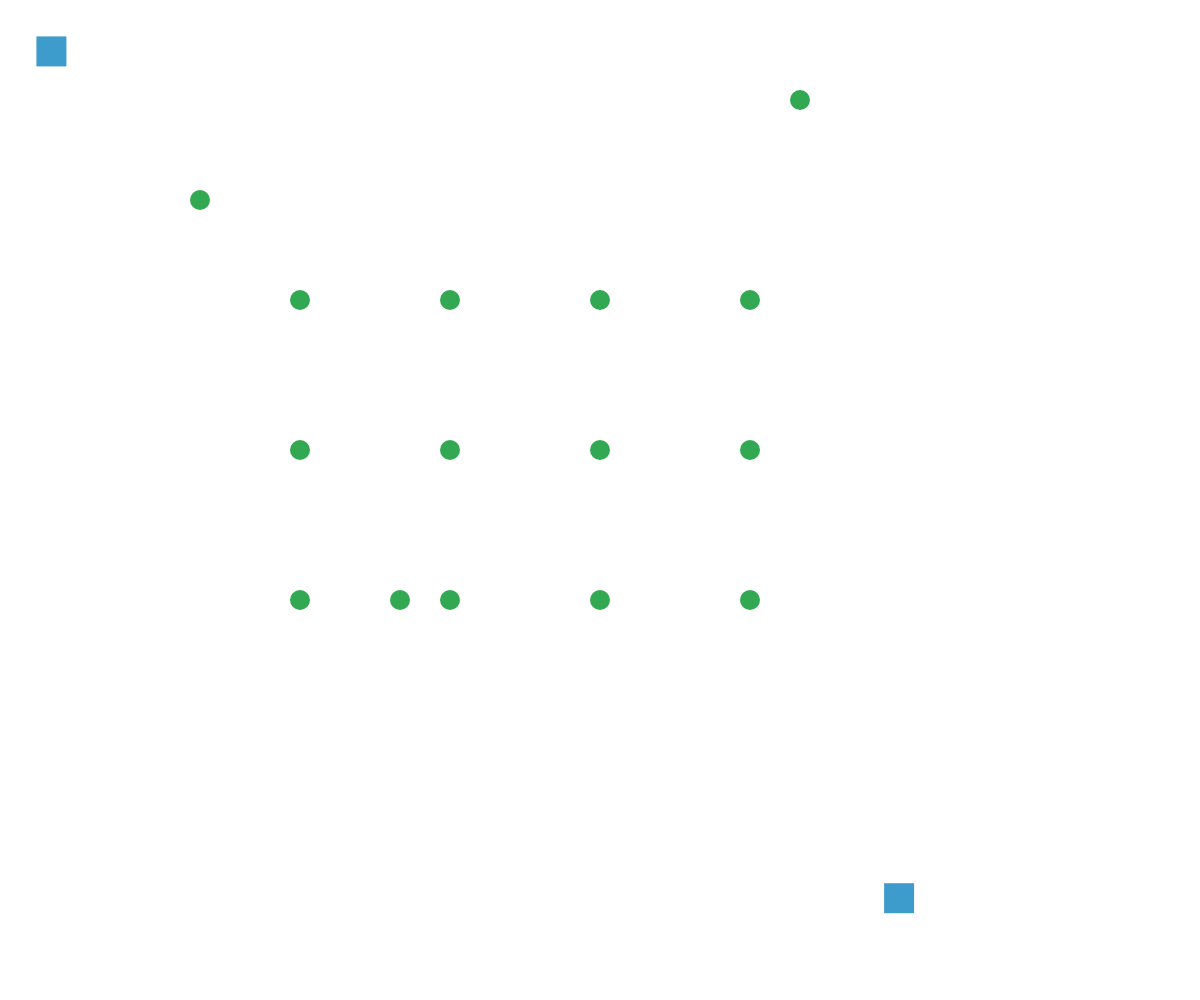
Frame 1 (no input)
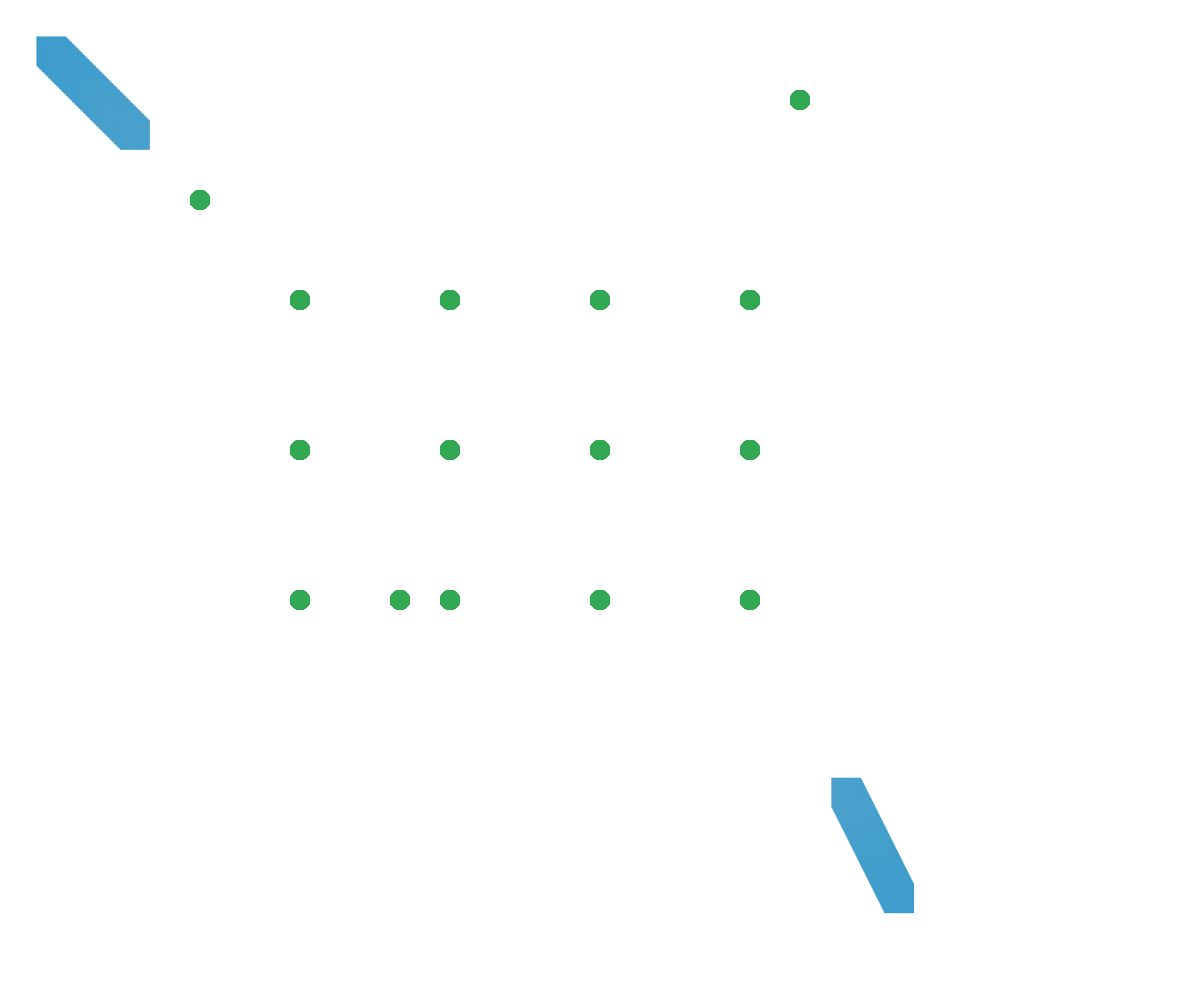
Frame 60 (no input)
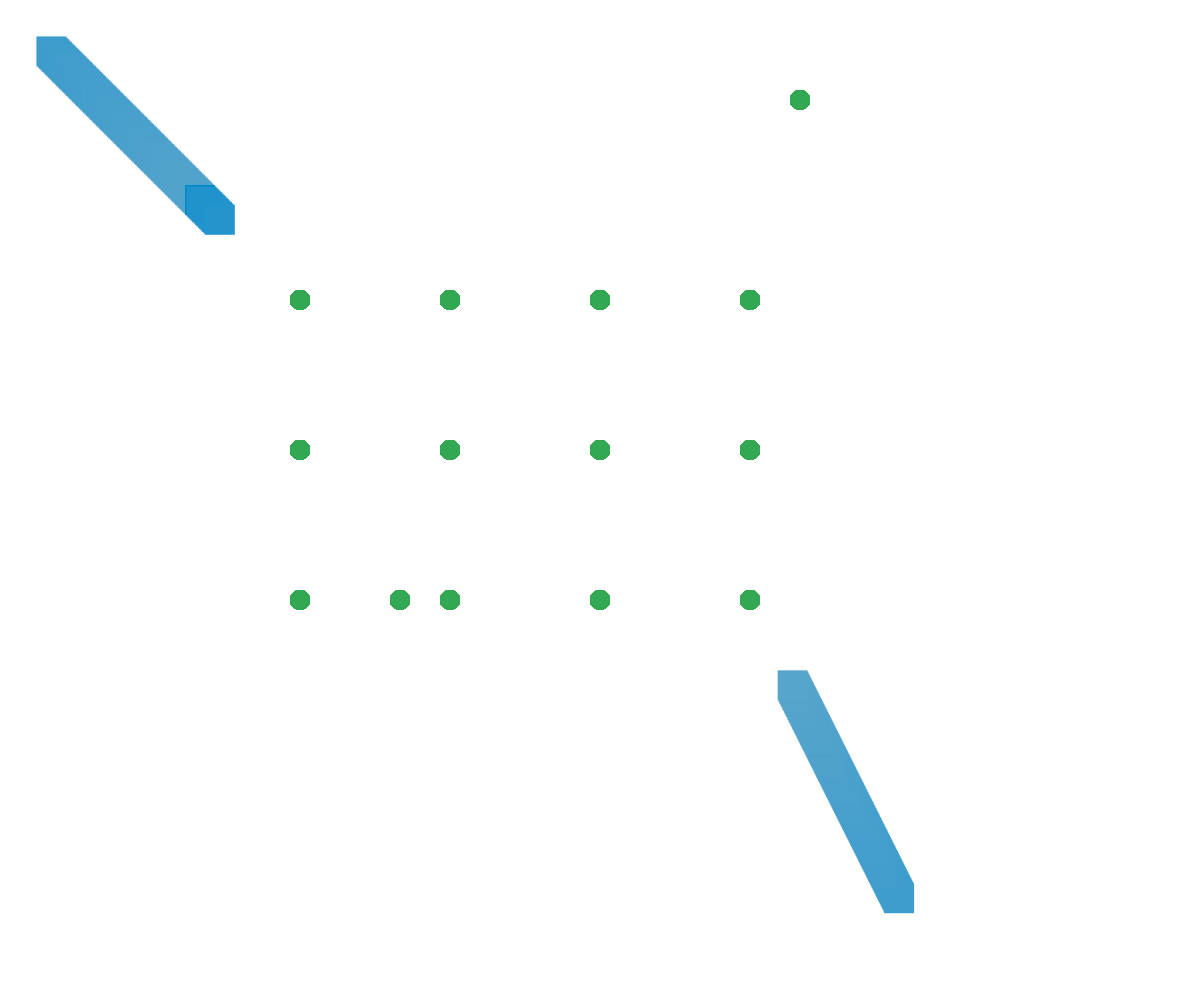
Frame 120 (the mouse pressed at the canvas centre since frame 60)

The p5.js sketch that drew these frames (run headless with seeded random() and noise() and a simulated clock; from frame 60 on, the mouse is pressed at the canvas centre):

// p5.js sketch
// ── sketch.js



let herbages = [];
let preys = [];
let predators = [];



function setup() {
    cnv = createCanvas(windowWidth, windowHeight);
    frameRate(120);
    

    let unit = windowWidth/8;
    for (let x = unit*2; x <= windowWidth - 400; x += unit) {
        for (let y = unit*2; y <= windowHeight - 400; y += unit) {
            herbages.push(new herbage(x, y, 1));
        }
    }
    
    herbages.push(new herbage (200,200, 1));
    herbages.push(new herbage (400,600, 1));
    herbages.push(new herbage (800,100, 1));
    
    preys.push(new prey (50,50));
    preys.push(new prey (900,900));
    
    //predators.push(new predator(600,600));
    //predators.push(new predator(800,600));
    
}

function draw() {
    //background('white');

    for (let i = 0; i < herbages.length; i++) {
        
        if (herbages[i].regrows <= 0) {
            herbages.splice(i,1);
        } else {
            herbages[i].update();
            herbages[i].show();
        }
        

    }
    

    for (let i = 0; i < preys.length; i++) {
        if (preys[i].isDead()) {
            preys.splice(i,1);
        } else {
            preys[i].update();
            preys[i].show();
        }
    }
    
    for (let i = 0; i < predators.length; i++) {
        if (predators[i].isDead()) {
            predators.splice(i,1);
        } else {
            predators[i].update();
            predators[i].show();
        }
    }
    
}

class animal {
    isDead() {
        if (this.hunger <= 0) {
            return (true);
        } else {
            return (false);
        }
    }
}

class predator extends animal {
    constructor(x, y) {
        super(x, y);
        this.pos = createVector(x, y);
        this.speed = 0.3;
        this.hunger = 100;
    }
    
    update() {
        
        if (this.hunger > 0) {
            this.hunger -= 0.12;
        }
        
        if (this.hunger <= 0) {
            console.log('predator died');
        } else {
            
            let direction = createVector(0,0);
            let distance = 10000000000000000;
            
            for (let prey of preys) {
                if (prey.isDead() == false) {

                    if (this.pos.dist(prey.pos) < distance) {
                        distance  = this.pos.dist(prey.pos);
                        direction = p5.Vector.sub(prey.pos,  this.pos);

                        if (direction.mag() > 1) { //so this probably shouldnt be here but we access to which prey the predator is touching
                            direction.normalize();
                            direction.mult(this.speed);

                        } else {
                            this.hunger += 25;
                            prey.hunger = 0;
                        }
                    }
                }
                this.pos.add(direction);
            }
            
        }   
    
    }
    
    show() {
        push();
        rectMode(RADIUS);
        colorMode(HSB)
        
        let colour = color(20, this.hunger, 70);

        fill(colour);
        translate(this.pos.x, this.pos.y);
        rotate(PI/4);
        translate(-this.pos.x, -this.pos.y);
        rect(this.pos.x, this.pos.y, 19);
        pop();
    }
    
}


class prey extends animal {
    constructor(x, y) {
        super(x, y);
        this.pos = createVector(x,y);
        this.speed = 2;
        this.hunger = 70; //when reaches 0 it dies, rip
    }
    
    update() {
        
        if (this.hunger >= 100) {
            herbages.push(new herbage(this.pos.x, this.pos.y, 0));
            this.hunger -= 30;
        }
        
        if (this.hunger > 0) {
            this.hunger -= 0.1;
        }
        
        if (this.hunger <= 0) {
            console.log('prey died');
        } else {
            let Hdirection = createVector(0,0);
            
            let Pdirection = createVector(0,0);
            
            let distance = 10000000000000000;

            
            for (let predator of predators) {
                if (this.pos.dist(predator.pos) <= 100) {
                    let v = createVector(0,0);
                    v.add(p5.Vector.normalize(p5.Vector.sub(this.pos, predator.pos)));
                    v.mult(((100 - this.pos.dist(predator.pos))-1) / 100)
                    Pdirection.add(v.mult(this.speed) );
                      
                }
            }

            //moving towards herbs
            for (let herb of herbages) {
                if (herb.growth >= 1) {
                    if (this.pos.dist(herb.pos) < distance) {
                        distance  = this.pos.dist(herb.pos);
                        Hdirection = p5.Vector.sub(herb.pos,  this.pos)

                        if (Hdirection.mag() > 2.5) { //so this probably shouldnt be here but we access to which herb the prey is touching
                            Hdirection.normalize();
                            Hdirection.mult(this.speed);

                        } else {
                            this.hunger += 55;
                            herb.growth = 0;
                            herb.regrows -= 1;
                            print(herb.regrows)
                        }


                    }
                }

            }



            this.pos.add(Pdirection);
            this.pos.add(Hdirection);
        }
        

        
    }
    
    show() {
        rectMode(RADIUS);
        colorMode(HSB)
        let colour = color(200, this.hunger, 80);

        fill(colour);
        rect(this.pos.x, this.pos.y, 15);
    }
}

class herbage {
    constructor (x, y, growth) { //xy is position, regrow is number of frames required to regrow
        this.pos = createVector(x,y);
        this.regrowTime = 500; //frames required to regrow
        this.growth = growth; //shows state of growth
        this.regrows = 2;
    }
    
    update() {
        if (this.growth < 1) {
            this.growth += 1 / this.regrowTime;
        }
    }
    
    show() {
        
        colorMode(HSB)
        let colour = color(72, this.growth, 63);
        
        
        fill('#32a852');
        noStroke();
        ellipse(this.pos.x, this.pos.y, this.growth * 20);
    }
    
}
